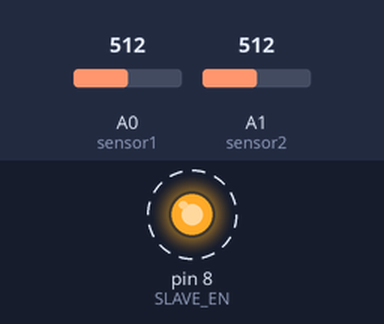
Bench run of a sketch on a simulated Arduino Uno, built with avr-gcc and run on an emulated ATmega328P. On the bench: output pins drawn as LEDs (lit = HIGH). Dashed ring = blinking. Inputs (shaded band) come from the test bench; at power-on: A1 (sensor2) = 512, A0 (sensor1) = 512. What the sketch prints to the serial monitor is not drawn.

Above: at 1.2 s.
1.3 s: A1 (sensor2) set to 11
4.3 s: A1 (sensor2) set to 8
At 4.3 s:
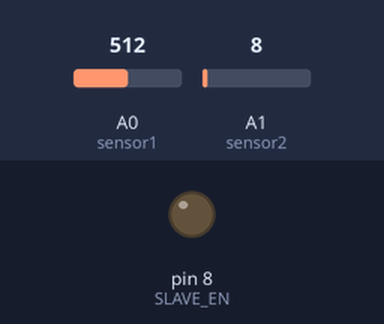
5.8 s: A1 (sensor2) set to 122
At 6.06 s:
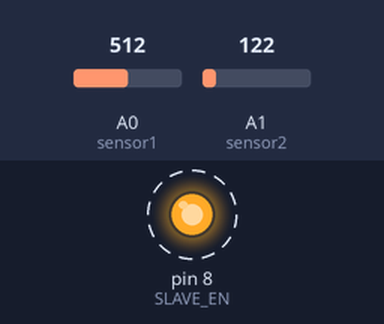
8.8 s: A1 (sensor2) set to 0
Timing chart, 0 to 11.3 s (numbered marks = the images above; inputs shaded):
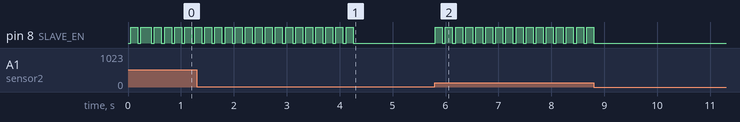

Measured:
- the behaviour switches between 10 and 9 on A1 (sensor2) (found by bisection; images 0 and 1)
- after the input at 4.3 s, pin 8 (SLAVE_EN): stops changing and stays LOW
- after the input at 5.8 s, pin 8 (SLAVE_EN): alternates HIGH for 0.13 s and LOW for 0.06 s, starting at once
- after the input at 8.8 s, pin 8 (SLAVE_EN): stops changing and stays LOW
- by itself, pin 8 (SLAVE_EN): alternates HIGH for 0.13 s and LOW for 0.06 s

The sketch:

masterCurrentSensorRS.ino
```cpp
#define SLAVE_EN  8

const int sensor1 = A0;
const int sensor2 = A1;

int maxPulseCount = 10;
int devicePowerkWh = 3000;
int serial_millis_delay = 100;

int flat1_count = 0;
int flat2_count = 0;

int flat1_sensorState = 0;
int flat2_sensorState = 0;

long flat1_millis;
long flat2_millis;

String flat1_info = "flat1";
String flat2_info = "flat2";

int flat1_message_sent = 0;
int flat2_message_sent = 0;

void setup() {
  Serial.begin(9600);
  pinMode(SLAVE_EN, OUTPUT);
  digitalWrite(SLAVE_EN, 0);
  pinMode(sensor1, INPUT);
  pinMode(sensor2, INPUT);
}

void loop() {
  flat1_sensorState = analogRead(sensor1);
  flat2_sensorState = analogRead(sensor2);

  if (flat1_sensorState >= 10){flat1_count++;}
  if (flat2_sensorState >= 10){flat2_count++;
  Serial.println(flat2_count);}

  check_count_and_send();
}

void check_count_and_send(){
  if (flat1_count >= maxPulseCount){
    if (flat1_message_sent == 0){
      // serial_send_power_info(flat1_info, flat1_count * devicePowerkWh, flat1_millis, flat1_count, flat1_message_sent);
      flat1_message_sent = 1;
      flat1_count = 0;
    }
  } else {
    flat1_millis = millis();
  }


  ///////////
  ////// millis
  // if (flat2_count >= maxPulseCount){
  //   if (flat2_message_sent == 0){
  //     // serial_send_power_info(flat2_info, flat2_count * devicePowerkWh, flat2_millis, flat2_count, flat2_message_sent);
  //     digitalWrite(SLAVE_EN , 1);
  //     Serial.println("111111111 ============= " + millis() - flat2_millis);
  //     if (millis() - flat2_millis > 5){
  //       Serial.println("!!!!!!!!!!!!!!!" + flat2_info+":"+flat2_count * devicePowerkWh+":");
  //       if (millis() - flat2_millis > 100){
  //         digitalWrite(SLAVE_EN , 0);
  //         flat2_count = 0;
  //         flat2_message_sent = 1;
  //       }
  //     }
  //   }
  // } else {
  //   flat2_millis = millis();
  //   flat2_message_sent = 0;
  // }
  ///////////

  // // // DELAYYYYYYYYYYYYYYYYYYYYY
  if (flat2_count >= maxPulseCount){
    // if (flat2_message_sent == 0){
      digitalWrite(SLAVE_EN , 1);
      Serial.println("111111111 ============= " + millis() - flat2_millis);
      delay(5);
      Serial.println("!!!!!!!!!!!!!!!" + flat2_info+":"+flat2_count * devicePowerkWh+":");
      flat2_count = 0;
      // flat2_message_sent = 1;
      delay(100);
      digitalWrite(SLAVE_EN , 0);
    // }
  }
  // /////////////

  Serial.println(flat2_count);
  Serial.println(flat2_message_sent);
  Serial.println(flat2_millis);
}

// void serial_send_power_info(String flatInfo, int value, long flat_millis, int flat_count, int flat_message_sent){
//   digitalWrite(SLAVE_EN , 1);
//   if (millis() - flat_millis > 5){
//     Serial.println(flatInfo+":"+value+":");
//     if (millis() - flat_millis > 100){
//       digitalWrite(SLAVE_EN , 0);
//       flat2_count = 0;
//       flat2_message_sent = 1;
//     }
//   }
// }
```

rs485_relay_control.cpp
```cpp
int enable = 6;
int transmit = 1;
int receive = 0;

byte devId = 0x01;
byte ON_RELAY_1[8] = {devId, 0x05,0x00,0x00,0xFF,0x00,0x8C,0x3A};
byte OFF_RELAY_1[8] = {devId, 0x05,0x00,0x00,0x00,0x00,0xCD,0xCA};

byte ON_RELAY_2[8] = {devId, 0x05,0x00,0x01,0xFF,0x00,0xDD,0xFA};
byte OFF_RELAY_2[8] = {devId, 0x05,0x00,0x01,0x00,0x00,0x5C,0x0A};

byte ON_RELAY_3[8] = {devId, 0x05,0x00,0x02,0xFF,0x00,0x2D,0xFA};
byte OFF_RELAY_3[8] = {devId, 0x05,0x00,0x02,0x00,0x00,0x6C,0x0A};

byte ON_RELAY_4[8] = {devId, 0x05,0x00,0x03,0xFF,0x00,0x7C,0x3A};
byte OFF_RELAY_4[8] = {devId, 0x05,0x00,0x03,0x00,0x00,0x3D,0xCA};

void setup(){
    pinMode(enable, OUTPUT);
    digitalWrite(enable, receive);
    Serial.begin(9600);
}

void loop(){
    digitalWrite(enable, transmit);
    Serial.write(ON_RELAY_1,8);
    delay(500);
    Serial.write(OFF_RELAY_1,8);
    delay(500);
    Serial.write(ON_RELAY_2,8);
    delay(500);
    Serial.write(OFF_RELAY_2,8);
    delay(500);
    Serial.write(ON_RELAY_3,8);
    delay(500);
    Serial.write(OFF_RELAY_3,8);
    delay(500);
    Serial.write(ON_RELAY_4,8);
    delay(500);
    Serial.write(OFF_RELAY_4,8);
    delay(500);
}
```
